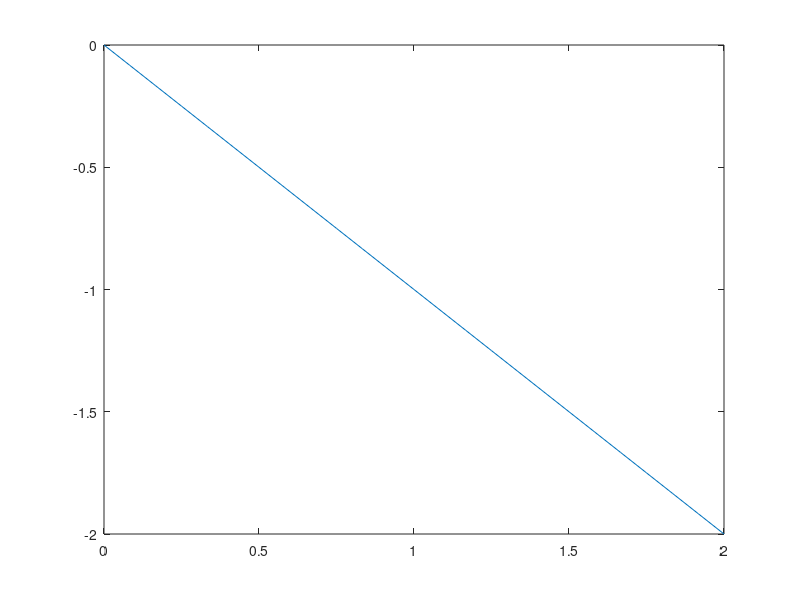

The MATLAB script that drew this image: (Note: this script raises an error after producing the figure.)
%%Clears everything
clc
clear all
clf

%%Set the x and y linspace
Ax = linspace(0,0,50);
Ay = linspace(-2,2,50);

%%Set the x and y limits
xlim([-10 10])
ylim([-10 10])

%%Plot the x and y
plot(Ax,Ay);
%%Set the linspace
xDiag = linspace(0,2,25);

%%Set the diagnols
A = xDiag;
B = -xDiag;

%%Plot the diagnols
plot(xDiag,A);
plot(xDiag,B);
%%fileID reads in the text file
fileID = fopen('part3.txt','r');
dlmwrite('part3.txt',A,',');
%%This specifies the format of the file that we are reading in
formatSpec = '%f %f';

%%This sets the size of the matrice to be read in
sizeA = [2 6];
amat = A(1, 3:6);
%%Reads the text file, specifies the format, and sets the size
A = fscanf(fileID, formatSpec, sizeA);

Atrans = dlmread('part3.txt','\t',2,1);
%%C = fscanf(fileID, formatSpec, amat);

%%Plots A
%%Red color
%%plot(A(1,:), A(2 ,:),'r');

fileID = fopen('shape2.txt','r'); 

formatSpec = '%f %f';

sizeB = [2 12];

B = fscanf(fileID, formatSpec, sizeB);

hold on

plot(B(1,:), B(2 ,:),'r');

C = Atrans' * B;
plot(C(1,:), C(2 ,:),'r');
